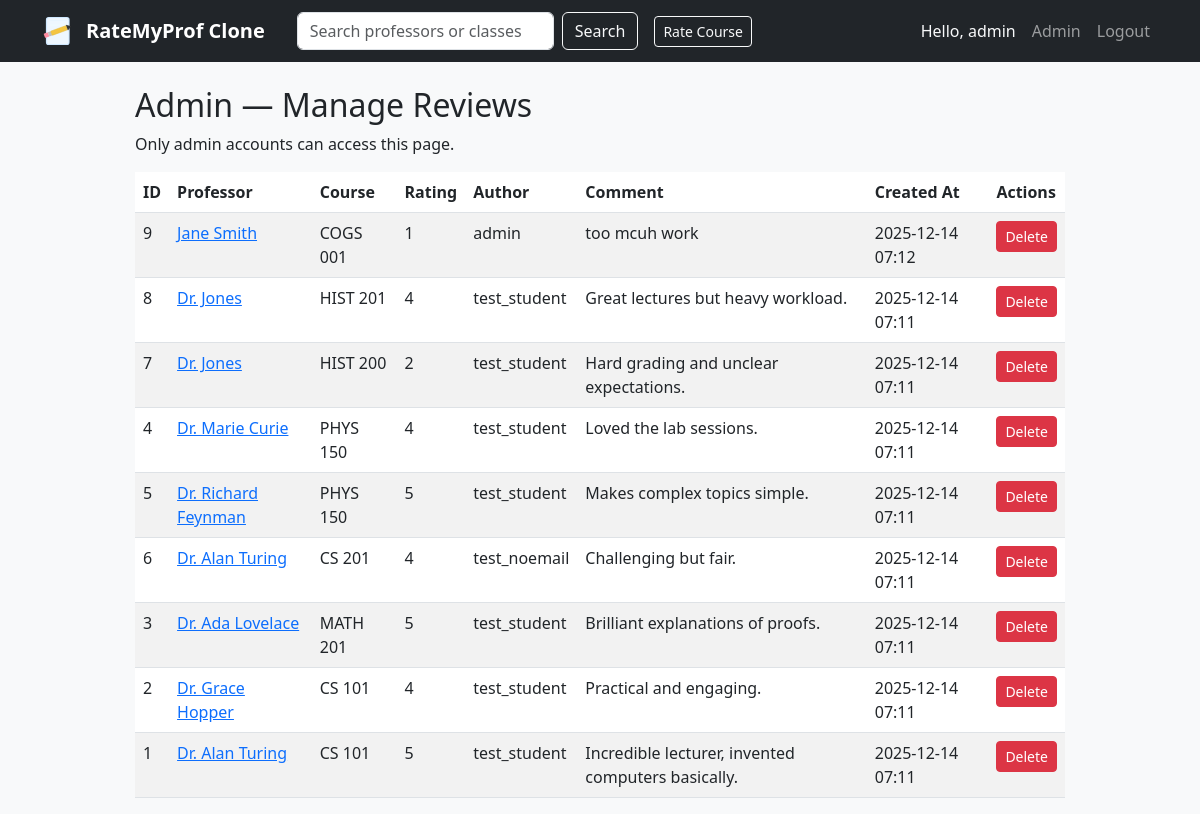
Page /admin/reviews (signed in) on the earlier database version.
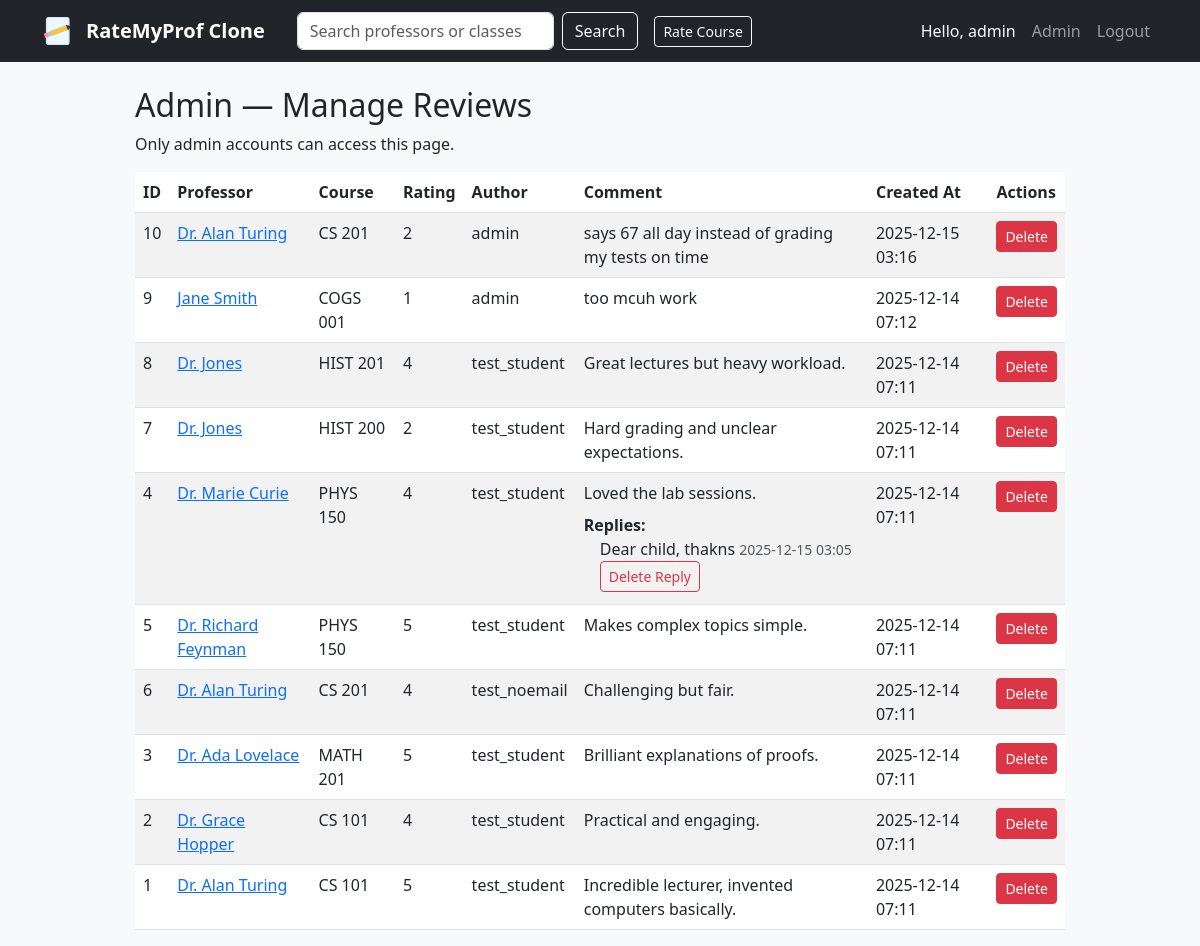
Same page on the later database version.
### app.py (models this page shows)
class User(db.Model, UserMixin):
    __tablename__ = 'users'
    id = db.Column(db.Integer, primary_key=True)
    username = db.Column(db.String(50), unique=True, nullable=False)
    email = db.Column(db.String(100), unique=True, nullable=True)
    password_hash = db.Column(db.String(255), nullable=False)
    role = db.Column(db.String(20), nullable=False, server_default='student')

class Review(db.Model):
    __tablename__ = 'reviews'
    id = db.Column(db.Integer, primary_key=True)
    user_id = db.Column(db.Integer, db.ForeignKey('users.id'), nullable=True)
    professor_id = db.Column(db.Integer, db.ForeignKey('professors.id'), nullable=False)
    course_code = db.Column(db.String(20), nullable=False)
    rating = db.Column(db.Integer, nullable=False)
    comment = db.Column(db.Text)
    grade = db.Column(db.String(5), nullable=True)
    semester = db.Column(db.String(10), nullable=True)
    year = db.Column(db.Integer, nullable=True)
    created_at = db.Column(db.DateTime, default=datetime.utcnow)
    votes = db.relationship('ReviewVote', backref='review', lazy=True)
    user = db.relationship('User', backref='reviews', uselist=False)
    replies = db.relationship('ReviewReply', backref='review', lazy=True)

class ReviewReply(db.Model):
    __tablename__ = 'review_replies'
    id = db.Column(db.Integer, primary_key=True)
    user_id = db.Column(db.Integer, db.ForeignKey('users.id'), nullable=True)
    review_id = db.Column(db.Integer, db.ForeignKey('reviews.id'), nullable=False)
    comment = db.Column(db.Text, nullable=False)
    created_at = db.Column(db.DateTime, default=datetime.utcnow)
    user = db.relationship('User', backref='replies', uselist=False)

### app.py (the view)
@app.route('/admin/reviews')
@login_required
def admin_reviews():
    if getattr(current_user, 'role', None) != 'admin':
        flash('Admin access required.', 'danger')
        return redirect(url_for('home'))
    reviews = Review.query.order_by(Review.created_at.desc()).all()
    for r in reviews:
        r.professor_name = r.professor.name if r.professor else 'Unknown'
        r.author_name = r.user.username if (r.user and r.user.username) else 'Anonymous'
        r.replies_list = ReviewReply.query.filter_by(review_id=r.id).order_by(ReviewReply.created_at.asc()).all()
    return render_template('admin_reviews.html', reviews=reviews)

### app.py (called while the page is built)
@login_manager.user_loader
def load_user(user_id):
    return User.query.get(int(user_id))

### templates/admin_reviews.html
{% extends "base.html" %}
{% block content %}
<div class="col-md-10 offset-md-1">
    <h2>Admin — Manage Reviews</h2>
    <p>Only admin accounts can access this page.</p>
    <table class="table table-striped">
        <thead>
            <tr>
                <th>ID</th>
                <th>Professor</th>
                <th>Course</th>
                <th>Rating</th>
                <th>Author</th>
                <th>Comment</th>
                <th>Created At</th>
                <th>Actions</th>
            </tr>
        </thead>
        <tbody>
            {% for r in reviews %}
            <tr>
                <td>{{ r.id }}</td>
                <td>
                    {% if r.professor %}
                        <a href="{{ url_for('professor_detail', id=r.professor.id) }}">{{ r.professor_name }}</a>
                    {% else %}
                        {{ r.professor_name }}
                    {% endif %}
                </td>
                <td>{{ r.course_code }}</td>
                <td>{{ r.rating }}</td>
                <td>{{ r.author_name }}</td>
                <td>
                    <div>{{ r.comment[:80] }}{% if r.comment|length > 80 %}...{% endif %}</div>
                    {% if r.replies_list and r.replies_list|length > 0 %}
                        <div class="mt-2">
                            <strong>Replies:</strong>
                            <ul class="list-unstyled mb-0 ps-3">
                                {% for reply in r.replies_list %}
                                    <li class="mb-1">
                                        <div>{{ reply.comment }} <small class="text-muted">{{ reply.created_at.strftime('%Y-%m-%d %H:%M') }}</small></div>
                                        {% if current_user.role == 'admin' %}
                                            <form method="POST" action="{{ url_for('admin_delete_reply', reply_id=reply.id) }}" style="display:inline;" onsubmit="return confirm('Delete reply #'+{{ reply.id }}+'?');">
                                                <button type="submit" class="btn btn-sm btn-outline-danger">Delete Reply</button>
                                            </form>
                                        {% endif %}
                                    </li>
                                {% endfor %}
                            </ul>
                        </div>
                    {% endif %}
                </td>
                <td>{{ r.created_at.strftime('%Y-%m-%d %H:%M') if r.created_at else '' }}</td>
                <td>
                    <form method="POST" action="{{ url_for('admin_delete_review', review_id=r.id) }}" onsubmit="return confirm('Delete review #'+{{ r.id }}+'?');">
                        <button type="submit" class="btn btn-sm btn-danger">Delete</button>
                    </form>
                </td>
            </tr>
            {% endfor %}
        </tbody>
    </table>
</div>
{% endblock %}

### templates/base.html (shortened to what this page needs)
<!DOCTYPE html>
<html lang="en">
<head>
    <link href="https://cdn.jsdelivr.net/npm/bootstrap@5.3.0/dist/css/bootstrap.min.css" rel="stylesheet">
</head>
<body class="bg-light">
    <nav class="navbar navbar-expand-lg navbar-dark bg-dark mb-4">
        <div class="container">
            <a class="navbar-brand d-flex align-items-center" href="{{ url_for('home') }}">
                <span class="fw-bold">RateMyProf Clone</span>
            </a>
            <div class="d-flex ms-3 me-auto align-items-center">
                <form class="d-flex" method="get" action="{{ url_for('search') }}">
                    <input class="form-control me-2" type="search" name="q" placeholder="Search professors or classes" aria-label="Search">
                    <button class="btn btn-outline-light" type="submit">Search</button>
                </form>
                <a class="btn btn-outline-light btn-sm ms-3" href="{{ url_for('rate_class') }}">Rate Course</a>
            </div>
            <div class="navbar-nav ms-auto">
                {% if current_user.is_authenticated %}
                    <span class="nav-item nav-link text-light">Hello, {{ current_user.username }}</span>
                    {% if current_user.role == 'admin' %}
                        <a class="nav-item nav-link" href="{{ url_for('admin_reviews') }}">Admin</a>
                    {% endif %}
                    <a class="nav-item nav-link" href="{{ url_for('logout') }}">Logout</a>
                {% else %}
                    <a class="nav-item nav-link" href="{{ url_for('login') }}">Login</a>
                    <a class="nav-item nav-link" href="{{ url_for('register') }}">Register</a>
                {% endif %}
            </div>
        </div>
    </nav>
    <div class="container">
        {% block content %}{% endblock %}
    </div>
</body>
</html>

Differences in the rows shown:
added Review: id "10", professor_name "Dr. Alan Turing", course_code "CS 201", rating "2", author_name "admin", comment "says 67 all day instead of grading my tests on time", created_at "2025-12-15 03:16"
shown differently, row unchanged: Review "Loved the lab sessions.": now shows "Replies:"
added ReviewReply: comment "Dear child, thakns", created_at "2025-12-15 03:05", shown under Review "Loved the lab sessions."
